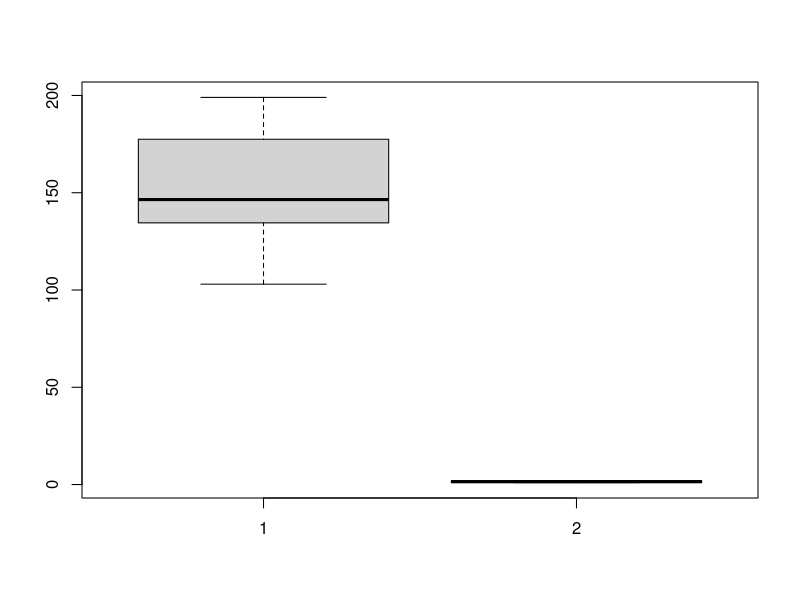
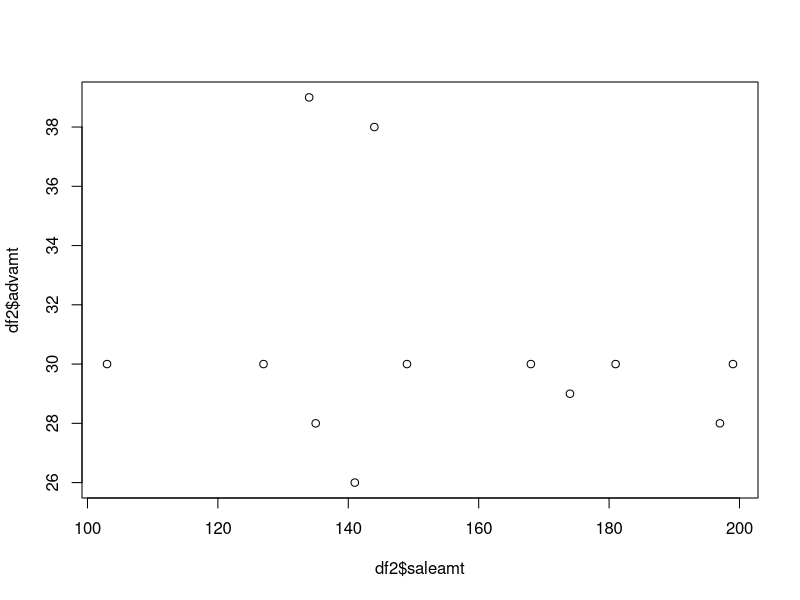
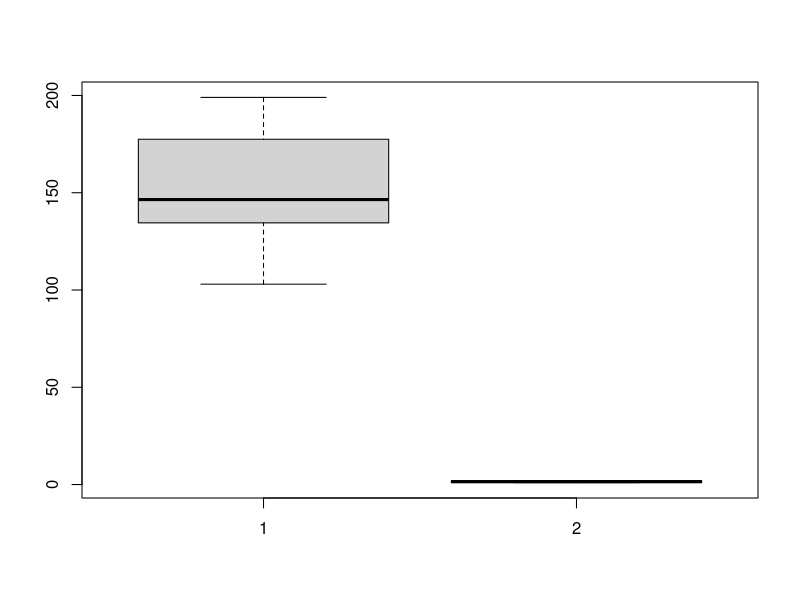
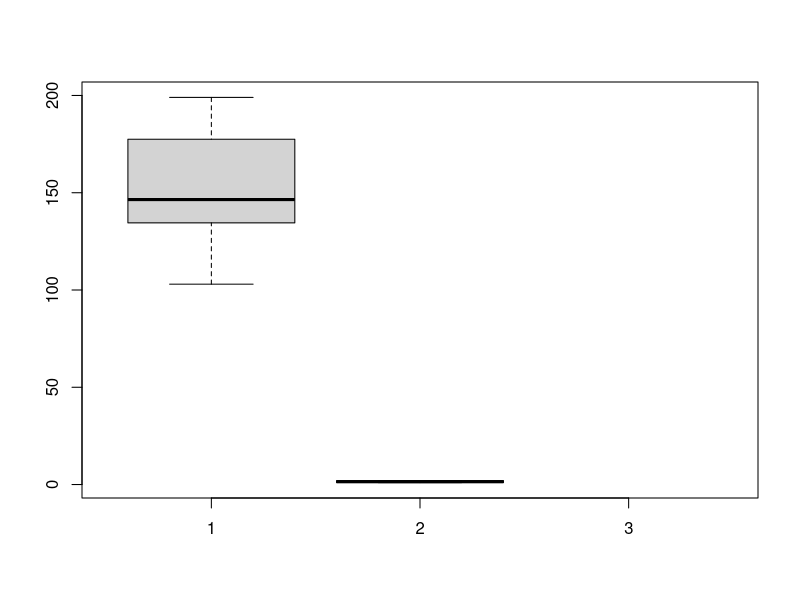

R code for these plots, in order: (Note: this script raises an error after producing the figures.)
# Creating Data Frame
saledate = rep(c("2016-01-01","2016-02-01","2016-03-01","2016-04-01","2016-05-01","2016-06-01"))
saledate
dept = c(rep("Dept1",6),rep("Dept2",6),rep("Dept1",6),rep("Dept2",6))
city = c(rep("Delhi",12),rep("Noida",12))
city
saleamt = ceiling(runif(24,100,200))
set.seed(1234)
saleamt
advamt = ceiling(runif(24,25,40))
set.seed(1234)
advamt
df = data.frame(saledate,dept,city,saleamt,advamt)
df
# Data Manipulation
str(df)
df$dept = as.factor(df$dept)
levels(df$dept) = c("Dept1","Dept2")
df$city = as.factor(df$city)
str(df)
x1 = xtabs(saleamt~dept+city,df)
x1
x2 = xtabs(saleamt~city,df)
x2
addmargins(x1,c(2,1,1),FUN = list(sum,sd,mean))
prop.table(x1)
head(df)
df2 = df[df$city == "Noida",c("dept","saleamt","advamt")]
df2
df2[order(df2$saleamt,-df2$advamt),]
with(df2,boxplot(saleamt,dept))
within(df2,profit <- saleamt-advamt)
sweep(as.matrix(df2[,c(2,3)]),2,1,FUN = "+")
library(reshape2)
melt(df2,variable.name = "amttype",value.name = "amt")
plot(df2$saleamt,df2$advamt)
cor(df2$saleamt,df2$advamt) # 0.9982128 - Positive correlation
boxplot(df2$saleamt,df2$dept)
boxplot(df2$saleamt,df2$dept,df2$city)
aggregate(df2,list(df2$dept))
pie(df2,labels = prop.table(df2,df2$dept,df2$city))








































